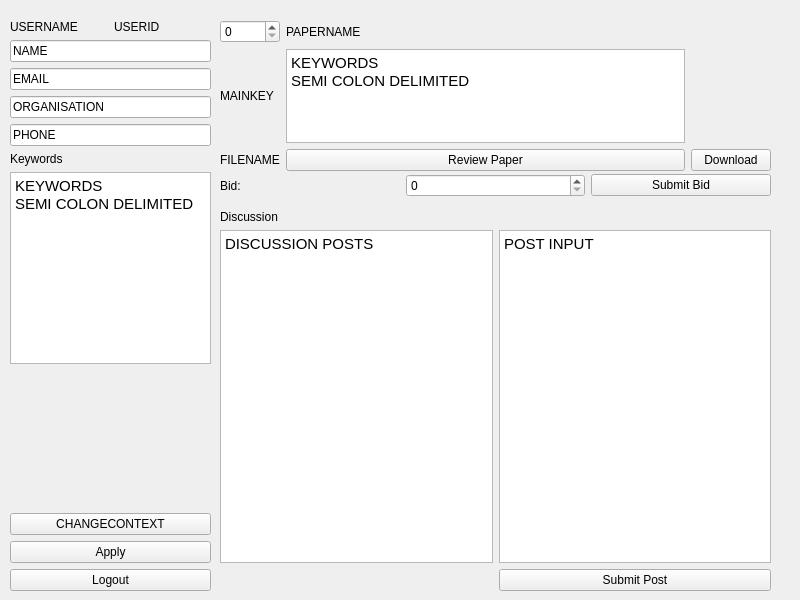
<?xml version="1.0" encoding="UTF-8"?>
<ui version="4.0">
 <class>MainWindow</class>
 <widget class="QMainWindow" name="MainWindow">
  <property name="geometry">
   <rect>
    <x>0</x>
    <y>0</y>
    <width>800</width>
    <height>600</height>
   </rect>
  </property>
  <property name="windowTitle">
   <string>ConferenceManagementSystem</string>
  </property>
  <widget class="QWidget" name="centralwidget">
   <widget class="QWidget" name="gridLayoutWidget">
    <property name="geometry">
     <rect>
      <x>220</x>
      <y>20</y>
      <width>551</width>
      <height>151</height>
     </rect>
    </property>
    <layout class="QGridLayout" name="gridLayout">
     <item row="0" column="1">
      <widget class="QLabel" name="paperName">
       <property name="text">
        <string>PAPERNAME</string>
       </property>
      </widget>
     </item>
     <item row="2" column="2">
      <widget class="QPushButton" name="download">
       <property name="text">
        <string>Download</string>
       </property>
      </widget>
     </item>
     <item row="0" column="0">
      <widget class="QSpinBox" name="paperSelect"/>
     </item>
     <item row="1" column="0">
      <widget class="QLabel" name="mainKey">
       <property name="text">
        <string>MAINKEY</string>
       </property>
      </widget>
     </item>
     <item row="2" column="0">
      <widget class="QLabel" name="fileName">
       <property name="text">
        <string>FILENAME</string>
       </property>
      </widget>
     </item>
     <item row="1" column="1">
      <widget class="QTextBrowser" name="textBrowser">
       <property name="html">
        <string>&lt;!DOCTYPE HTML PUBLIC &quot;-//W3C//DTD HTML 4.0//EN&quot; &quot;http://www.w3.org/TR/REC-html40/strict.dtd&quot;&gt;
&lt;html&gt;&lt;head&gt;&lt;meta name=&quot;qrichtext&quot; content=&quot;1&quot; /&gt;&lt;style type=&quot;text/css&quot;&gt;
p, li { white-space: pre-wrap; }
&lt;/style&gt;&lt;/head&gt;&lt;body style=&quot; font-family:'Ubuntu'; font-size:11pt; font-weight:400; font-style:normal;&quot;&gt;
&lt;p style=&quot; margin-top:0px; margin-bottom:0px; margin-left:0px; margin-right:0px; -qt-block-indent:0; text-indent:0px;&quot;&gt;KEYWORDS&lt;/p&gt;
&lt;p style=&quot; margin-top:0px; margin-bottom:0px; margin-left:0px; margin-right:0px; -qt-block-indent:0; text-indent:0px;&quot;&gt;SEMI COLON DELIMITED&lt;/p&gt;&lt;/body&gt;&lt;/html&gt;</string>
       </property>
      </widget>
     </item>
     <item row="2" column="1">
      <widget class="QPushButton" name="pushButton">
       <property name="text">
        <string>Review Paper</string>
       </property>
      </widget>
     </item>
    </layout>
   </widget>
   <widget class="QWidget" name="horizontalLayoutWidget">
    <property name="geometry">
     <rect>
      <x>220</x>
      <y>170</y>
      <width>551</width>
      <height>31</height>
     </rect>
    </property>
    <layout class="QHBoxLayout" name="horizontalLayout">
     <item>
      <widget class="QLabel" name="bidlabel">
       <property name="text">
        <string>Bid:</string>
       </property>
      </widget>
     </item>
     <item>
      <widget class="QSpinBox" name="bid"/>
     </item>
     <item>
      <widget class="QPushButton" name="submitBid">
       <property name="text">
        <string>Submit Bid</string>
       </property>
      </widget>
     </item>
    </layout>
   </widget>
   <widget class="QWidget" name="gridLayoutWidget_2">
    <property name="geometry">
     <rect>
      <x>220</x>
      <y>210</y>
      <width>551</width>
      <height>381</height>
     </rect>
    </property>
    <layout class="QGridLayout" name="gridLayout_2">
     <item row="0" column="0">
      <widget class="QLabel" name="discussionLabel">
       <property name="text">
        <string>Discussion</string>
       </property>
      </widget>
     </item>
     <item row="2" column="1">
      <widget class="QPushButton" name="submitPosts">
       <property name="text">
        <string>Submit Post</string>
       </property>
      </widget>
     </item>
     <item row="1" column="1">
      <widget class="QTextEdit" name="postBody">
       <property name="html">
        <string>&lt;!DOCTYPE HTML PUBLIC &quot;-//W3C//DTD HTML 4.0//EN&quot; &quot;http://www.w3.org/TR/REC-html40/strict.dtd&quot;&gt;
&lt;html&gt;&lt;head&gt;&lt;meta name=&quot;qrichtext&quot; content=&quot;1&quot; /&gt;&lt;style type=&quot;text/css&quot;&gt;
p, li { white-space: pre-wrap; }
&lt;/style&gt;&lt;/head&gt;&lt;body style=&quot; font-family:'Ubuntu'; font-size:11pt; font-weight:400; font-style:normal;&quot;&gt;
&lt;p style=&quot; margin-top:0px; margin-bottom:0px; margin-left:0px; margin-right:0px; -qt-block-indent:0; text-indent:0px;&quot;&gt;POST INPUT&lt;/p&gt;&lt;/body&gt;&lt;/html&gt;</string>
       </property>
      </widget>
     </item>
     <item row="1" column="0">
      <widget class="QTextBrowser" name="discussionBody">
       <property name="html">
        <string>&lt;!DOCTYPE HTML PUBLIC &quot;-//W3C//DTD HTML 4.0//EN&quot; &quot;http://www.w3.org/TR/REC-html40/strict.dtd&quot;&gt;
&lt;html&gt;&lt;head&gt;&lt;meta name=&quot;qrichtext&quot; content=&quot;1&quot; /&gt;&lt;style type=&quot;text/css&quot;&gt;
p, li { white-space: pre-wrap; }
&lt;/style&gt;&lt;/head&gt;&lt;body style=&quot; font-family:'Ubuntu'; font-size:11pt; font-weight:400; font-style:normal;&quot;&gt;
&lt;p style=&quot; margin-top:0px; margin-bottom:0px; margin-left:0px; margin-right:0px; -qt-block-indent:0; text-indent:0px;&quot;&gt;DISCUSSION POSTS&lt;/p&gt;&lt;/body&gt;&lt;/html&gt;</string>
       </property>
      </widget>
     </item>
    </layout>
   </widget>
   <widget class="QWidget" name="verticalLayoutWidget">
    <property name="geometry">
     <rect>
      <x>10</x>
      <y>20</y>
      <width>201</width>
      <height>571</height>
     </rect>
    </property>
    <layout class="QVBoxLayout" name="verticalLayout">
     <item>
      <layout class="QHBoxLayout" name="horizontalLayout_2">
       <item>
        <widget class="QLabel" name="username">
         <property name="text">
          <string>USERNAME</string>
         </property>
        </widget>
       </item>
       <item>
        <widget class="QLabel" name="userid">
         <property name="text">
          <string>USERID</string>
         </property>
        </widget>
       </item>
      </layout>
     </item>
     <item>
      <widget class="QLineEdit" name="name">
       <property name="text">
        <string>NAME</string>
       </property>
      </widget>
     </item>
     <item>
      <widget class="QLineEdit" name="email">
       <property name="text">
        <string>EMAIL</string>
       </property>
      </widget>
     </item>
     <item>
      <widget class="QLineEdit" name="organisation">
       <property name="text">
        <string>ORGANISATION</string>
       </property>
      </widget>
     </item>
     <item>
      <widget class="QLineEdit" name="phone">
       <property name="text">
        <string>PHONE</string>
       </property>
      </widget>
     </item>
     <item>
      <widget class="QLabel" name="label">
       <property name="text">
        <string>Keywords</string>
       </property>
      </widget>
     </item>
     <item>
      <widget class="QTextEdit" name="textEdit">
       <property name="html">
        <string>&lt;!DOCTYPE HTML PUBLIC &quot;-//W3C//DTD HTML 4.0//EN&quot; &quot;http://www.w3.org/TR/REC-html40/strict.dtd&quot;&gt;
&lt;html&gt;&lt;head&gt;&lt;meta name=&quot;qrichtext&quot; content=&quot;1&quot; /&gt;&lt;style type=&quot;text/css&quot;&gt;
p, li { white-space: pre-wrap; }
&lt;/style&gt;&lt;/head&gt;&lt;body style=&quot; font-family:'Ubuntu'; font-size:11pt; font-weight:400; font-style:normal;&quot;&gt;
&lt;p style=&quot; margin-top:0px; margin-bottom:0px; margin-left:0px; margin-right:0px; -qt-block-indent:0; text-indent:0px;&quot;&gt;KEYWORDS&lt;/p&gt;
&lt;p style=&quot; margin-top:0px; margin-bottom:0px; margin-left:0px; margin-right:0px; -qt-block-indent:0; text-indent:0px;&quot;&gt;SEMI COLON DELIMITED&lt;/p&gt;&lt;/body&gt;&lt;/html&gt;</string>
       </property>
      </widget>
     </item>
     <item>
      <spacer name="verticalSpacer_8">
       <property name="orientation">
        <enum>Qt::Vertical</enum>
       </property>
       <property name="sizeHint" stdset="0">
        <size>
         <width>20</width>
         <height>40</height>
        </size>
       </property>
      </spacer>
     </item>
     <item>
      <widget class="QPushButton" name="contextChange">
       <property name="text">
        <string>CHANGECONTEXT</string>
       </property>
      </widget>
     </item>
     <item>
      <widget class="QPushButton" name="apply">
       <property name="text">
        <string>Apply</string>
       </property>
      </widget>
     </item>
     <item>
      <widget class="QPushButton" name="logout">
       <property name="text">
        <string>Logout</string>
       </property>
      </widget>
     </item>
    </layout>
   </widget>
  </widget>
 </widget>
 <resources/>
 <connections/>
</ui>
